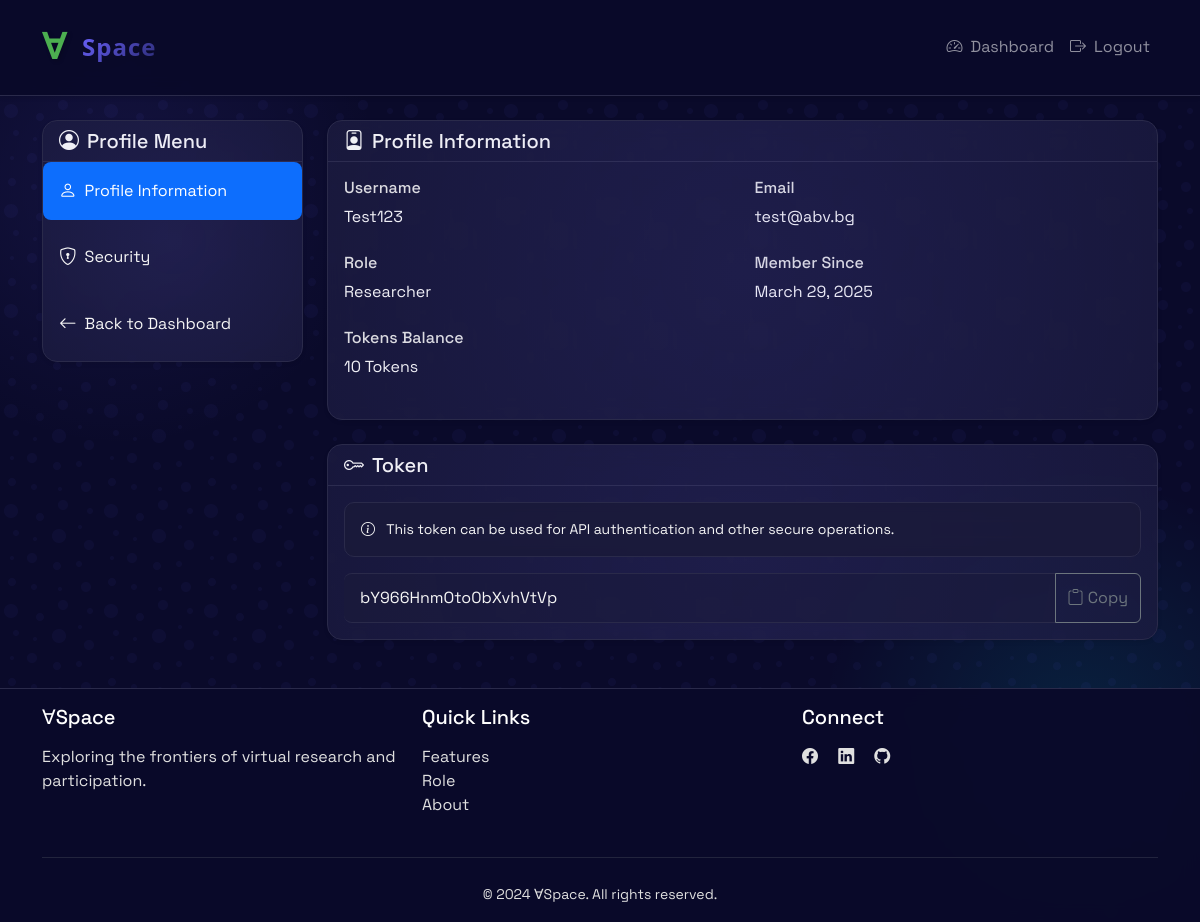
Screenshot of /profile/ (signed in) with the database file from the repository.
### users/models.py (models this page shows, shortened)
class CustomUser(AbstractUser):
    ROLE_CHOICES = [
        ('researcher', 'Researcher'),
        ('participant', 'Participant'),
    ]
    role = models.CharField(max_length=20, choices=ROLE_CHOICES, default='participant')
    email = models.EmailField(unique=True)
    token = models.CharField(max_length=20, unique=True, blank=True, null=True)
    tokens_amount = models.IntegerField(default=0, help_text="Amount of special currency tokens")

### users/views.py (the view)
# urls.py: path('profile/', views.profile_view, name='profile'),
@login_required
def profile_view(request):
    return render(request, 'users/profile.html')

### templates/users/profile.html (shortened to what this page needs)
{% extends "base.html" %}
{% block content %}
<div class="container mt-4">
    <div class="row">
        <div class="col-md-3">
            <div class="card shadow-sm mb-4 space-element">
                <div class="card-header bg-transparent">
                    <h5 class="card-title mb-0">
                        <i class="bi bi-person-circle me-2"></i>Profile Menu
                    </h5>
                </div>
                <div class="card-body p-0">
                    <div class="list-group list-group-flush">
                        <a href="{% url 'profile' %}" class="list-group-item list-group-item-action active d-flex align-items-center">
                            <i class="bi bi-person me-2"></i> Profile Information
                        </a>
                        <a href="{% url 'security' %}" class="list-group-item list-group-item-action d-flex align-items-center">
                            <i class="bi bi-shield-lock me-2"></i> Security
                        </a>
                        <a href="{% url 'dashboard' %}" class="list-group-item list-group-item-action d-flex align-items-center">
                            <i class="bi bi-arrow-left me-2"></i> Back to Dashboard
                        </a>
                    </div>
                </div>
            </div>
        </div>
        <div class="col-md-9">
            <div class="card shadow-sm mb-4 space-element">
                <div class="card-header bg-transparent">
                    <h5 class="card-title mb-0">
                        <i class="bi bi-person-badge me-2"></i>Profile Information
                    </h5>
                </div>
                <div class="card-body">
                    <div class="row">
                        <div class="col-md-6 mb-4">
                            <h6 class="text-muted mb-2">Username</h6>
                            <p class="mb-0">{{ user.username }}</p>
                        </div>
                        <div class="col-md-6 mb-4">
                            <h6 class="text-muted mb-2">Email</h6>
                            <p class="mb-0">{{ user.email }}</p>
                        </div>
                        <div class="col-md-6 mb-4">
                            <h6 class="text-muted mb-2">Role</h6>
                            <p class="mb-0">{{ user.role|title }}</p>
                        </div>
                        <div class="col-md-6 mb-4">
                            <h6 class="text-muted mb-2">Member Since</h6>
                            <p class="mb-0">{{ user.date_joined|date:"F j, Y" }}</p>
                        </div>
                        <div class="col-md-6 mb-4">
                            <h6 class="text-muted mb-2">Tokens Balance</h6>
                            <p class="mb-0">{{ user.tokens_amount }} Tokens</p>
                        </div>
                    </div>
                </div>
            </div>
            <div class="card shadow-sm space-element mb-5">
                <div class="card-header bg-transparent">
                    <h5 class="card-title mb-0">
                        <i class="bi bi-key me-2"></i>Token
                    </h5>
                </div>
                <div class="card-body">
                    <div class="alert alert-info">
                        <i class="bi bi-info-circle me-2"></i>
                        This token can be used for API authentication and other secure operations.
                    </div>
                    <div class="input-group">
                        <input type="text" class="form-control" value="{{ user.token }}" readonly>
                        <button class="btn btn-outline-secondary copy-token" type="button">
                            <i class="bi bi-clipboard"></i> Copy
                        </button>
                    </div>
                </div>
            </div>
        </div>
    </div>
</div>
{% endblock %}

### static/css/style.css (style rules this page uses)
:root { --primary-color: #6C63FF; --secondary-color: #2A2A72; --accent-color: #00F5FF; --dark-bg: #0A0A2A; --darker-bg: #050510; --light-bg: #1A1A3A; --text-color: #FFFFFF; --text-muted: #E0E0E0; --text-light: #F5F5F5; --border-color: #2A2A4A; --card-bg: rgba(26, 26, 58, 0.8); --gradient-primary: linear-gradient(135deg, var(--primary-color), var(--secondary-color)); --gradient-accent: linear-gradient(135deg, var(--accent-color), var(--primary-color)); }
body { font-family: 'Space Grotesk', sans-serif; background-color: var(--dark-bg); color: var(--text-color); min-height: 100vh; display: flex; flex-direction: column; background-image: radial-gradient(circle at 10% 20%, rgba(108, 99, 255, 0.1) 0%, transparent 20%), radial-gradient(circle at 90% 80%, rgba(0, 245, 255, 0.1) 0%, transparent 20%); background-attachment: fixed; }
.form-control { padding: 0.75rem 1rem; font-size: 1rem; border-radius: 0.5rem; border: 1px solid var(--border-color); background-color: var(--light-bg); width: 100%; transition: all 0.3s ease; }
.card { border-radius: 1rem; width: 100%; transition: all 0.3s ease; border: none; box-shadow: 0 4px 6px rgba(0, 0, 0, 0.1); }
.card-header { border-top-left-radius: 1rem; border-top-right-radius: 1rem; background: linear-gradient(45deg, var(--primary-color), var(--primary-hover)); }
.input-group { width: 100%; transition: all 0.3s ease; }
.input-group .form-control { border-left: none; flex: 1; }
.alert { border-radius: 0.5rem; font-size: 0.875rem; animation: slideIn 0.3s ease; }
.space-theme::before { content: ''; position: fixed; top: 0; left: 0; width: 100%; height: 100%; pointer-events: none; z-index: -1; }
.card { background: var(--card-bg); backdrop-filter: blur(10px); border: 1px solid var(--border-color); border-radius: 15px; transition: transform 0.3s ease, box-shadow 0.3s ease; color: var(--text-light); }
.card-header { background: rgba(26, 26, 58, 0.5); border-bottom: 1px solid var(--border-color); color: var(--text-light); }
.card-title { color: var(--text-light); }
.form-control { background: rgba(26, 26, 58, 0.5); border: 1px solid var(--border-color); color: var(--text-light); transition: all 0.3s ease; }
.form-control::placeholder { color: rgba(255, 255, 255, 0.6); }
.space-element { position: relative; overflow: hidden; }
.space-element::before { content: ''; position: absolute; top: -50%; left: -50%; width: 200%; height: 200%; background: radial-gradient(circle at center, rgba(108, 99, 255, 0.1) 0%, transparent 70%); animation: rotate 20s linear infinite; }
.bi { transition: transform 0.3s ease; }
.alert { background: rgba(26, 26, 58, 0.9); backdrop-filter: blur(10px); border: 1px solid var(--border-color); border-radius: 10px; color: var(--text-light); }
a { color: var(--accent-color); text-decoration: none; transition: color 0.3s ease; }
.list-group-item { background: transparent; color: var(--text-light); border: none; }
.text-muted { color: var(--text-muted) !important; }
::placeholder { color: rgba(255, 255, 255, 0.6); }

### templates/base.html (style rules this page uses)
body { min-height: 100vh; display: flex; flex-direction: column; }
.card { transition: transform 0.2s; box-shadow: 0 2px 4px rgba(0,0,0,.05); }
.list-group-item { border: none; padding: 1rem; margin-bottom: 0.5rem; border-radius: 0.5rem !important; background-color: #f8f9fa; }

### templates/users/profile.html (style rules this page uses)
.list-group-item { border: none; padding: 1rem; transition: all 0.3s ease; background: transparent; }
.list-group-item i { font-size: 1.1rem; }
.card-header { border-bottom: 1px solid var(--border-color); }
.space-element { position: relative; overflow: hidden; }
.space-element::before { content: ''; position: absolute; top: -50%; left: -50%; width: 200%; height: 200%; background: radial-gradient(circle at center, rgba(108, 99, 255, 0.1) 0%, transparent 70%); animation: rotate 20s linear infinite; pointer-events: none; }
.bi { transition: transform 0.3s ease; }

### rows the page displays
CustomUser: username "Test123", email "test@abv.bg", role "Researcher", date_joined "March 29, 2025", tokens_amount "10", token "bY966HnmOto0bXvhVtVp"
